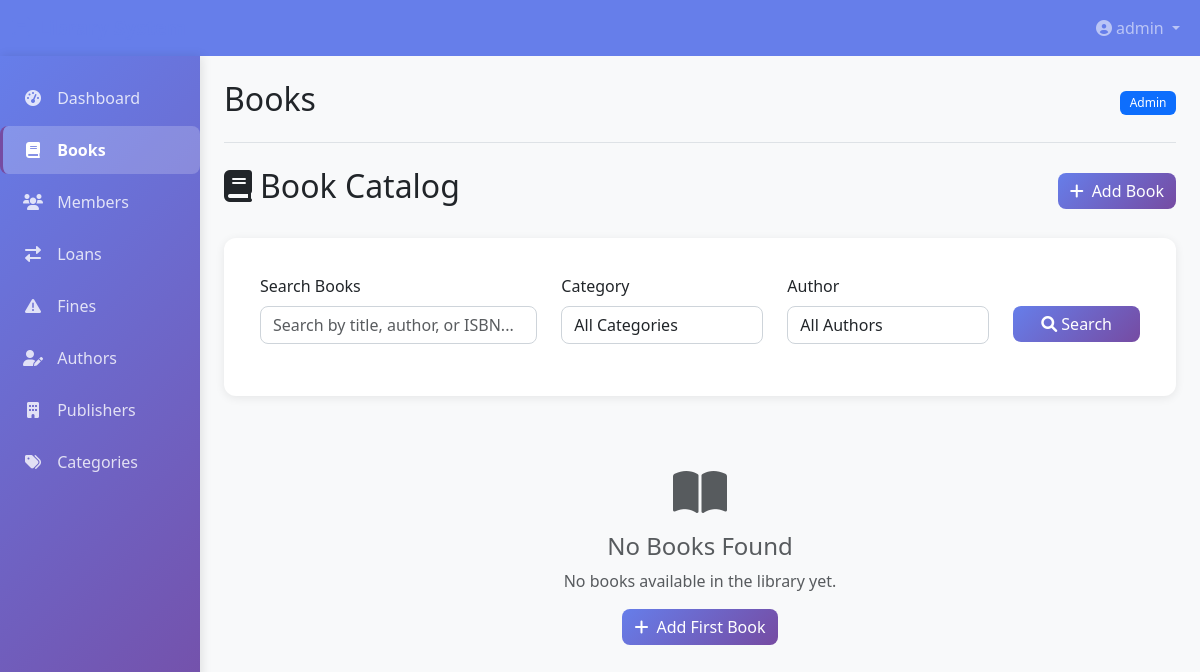
The app's page /books (signed in), older data.
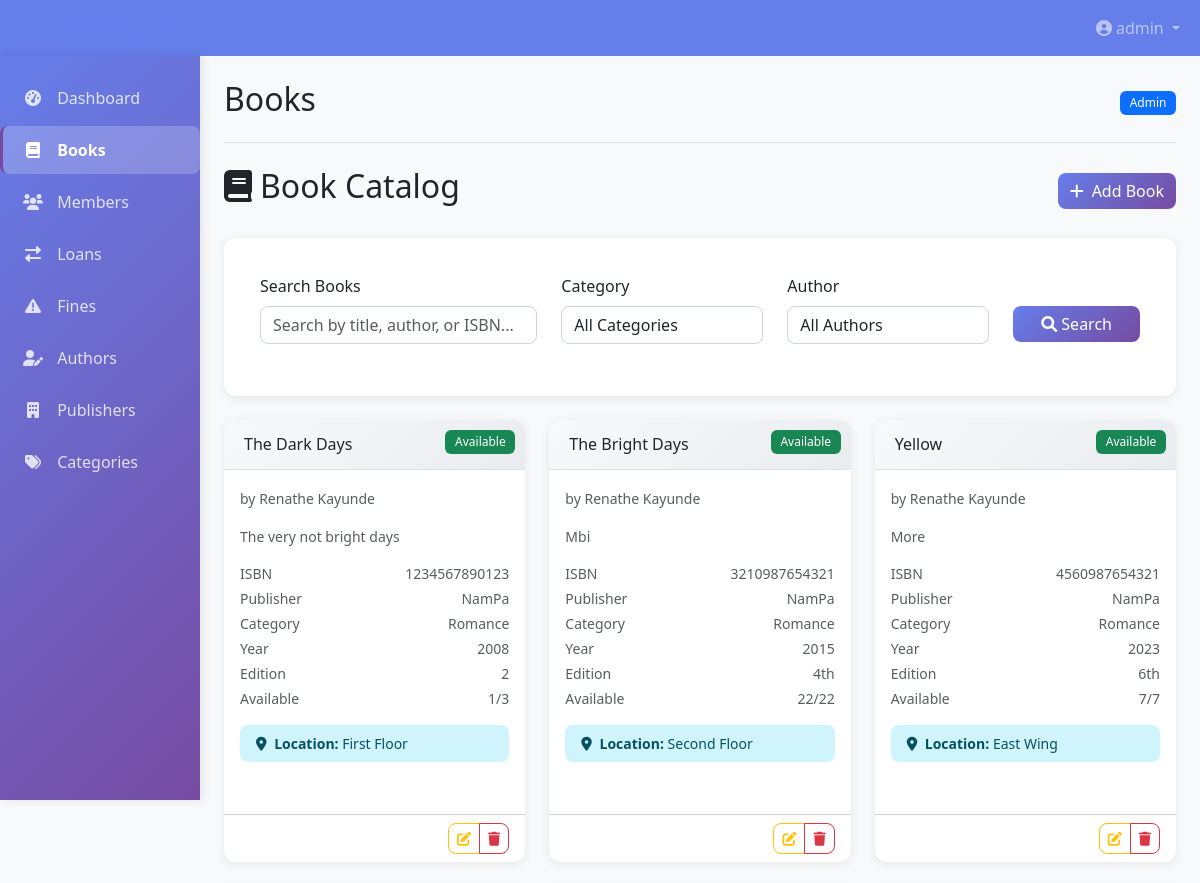
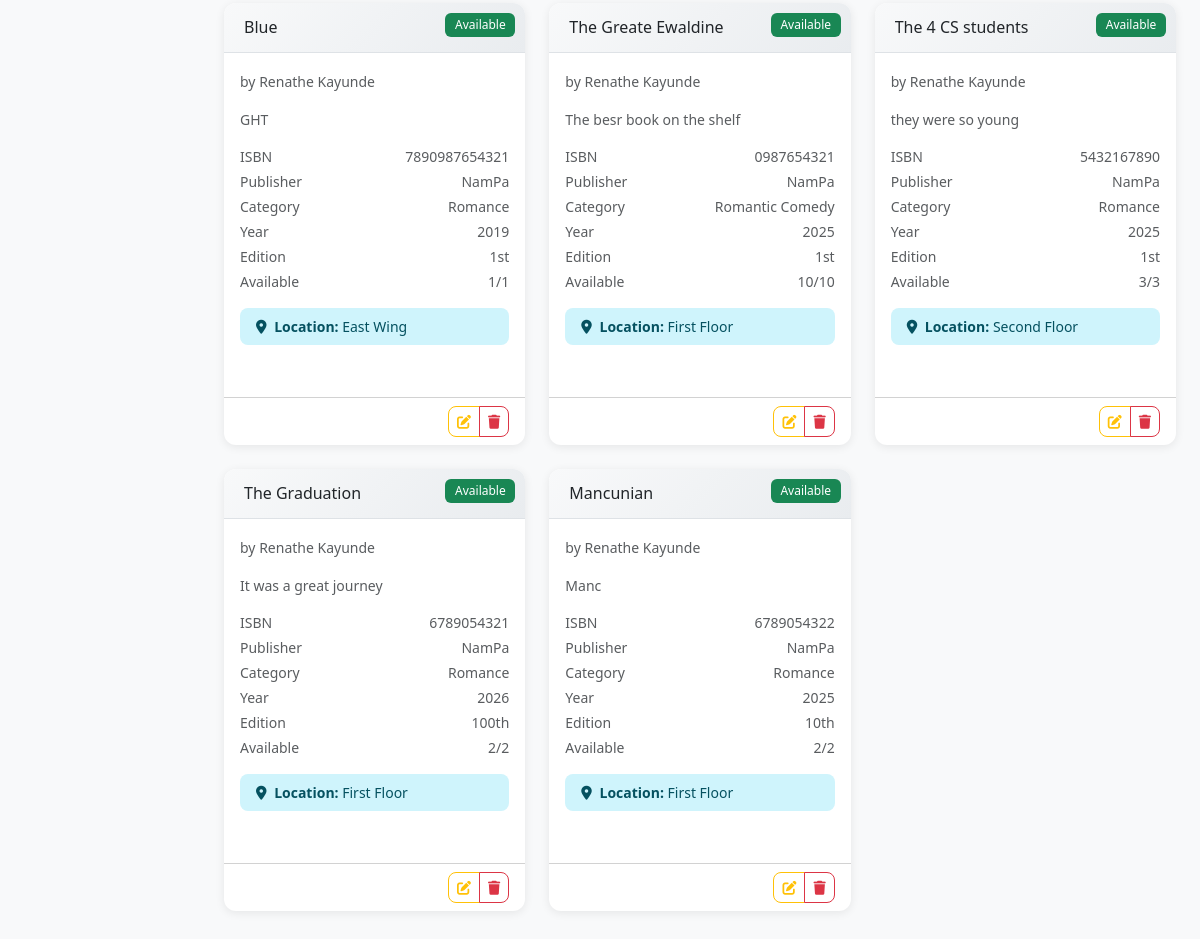
The same page, newer data (2 pictures, top to bottom).
### app.py (models this page shows, shortened)
class User(db.Model, UserMixin):
    id = db.Column(db.Integer, primary_key=True)
    username = db.Column(db.String(50), unique=True, nullable=False)
    password_hash = db.Column(db.String(128), nullable=False)
    role = db.Column(db.String(20), nullable=False, default='member')  # member, librarian, admin
    created_at = db.Column(db.DateTime, default=datetime.utcnow)

class Book(db.Model):
    id = db.Column(db.String(10), primary_key=True)
    isbn = db.Column(db.String(20), unique=True, nullable=False)
    title = db.Column(db.String(300), nullable=False)
    edition = db.Column(db.String(50))
    publication_year = db.Column(db.Integer)
    pages = db.Column(db.Integer)
    language = db.Column(db.String(50), default='English')
    description = db.Column(db.Text)
    cover_image = db.Column(db.String(200))
    author_id = db.Column(db.Integer, db.ForeignKey('author.id'), nullable=False)
    publisher_id = db.Column(db.Integer, db.ForeignKey('publisher.id'), nullable=False)
    category_id = db.Column(db.Integer, db.ForeignKey('category.id'), nullable=False)
    total_copies = db.Column(db.Integer, nullable=False, default=1)
    available_copies = db.Column(db.Integer, nullable=False, default=1)
    location = db.Column(db.String(100))  # Shelf location
    created_at = db.Column(db.DateTime, default=datetime.utcnow)
    updated_at = db.Column(db.DateTime, default=datetime.utcnow, onupdate=datetime.utcnow)
    loans = db.relationship('Loan', backref='book', lazy=True)
    @property
    def is_available(self):
        return self.available_copies > 0
    @property
    def availability_status(self):
        if self.available_copies > 0:
            return 'Available'
        elif self.available_copies == 0:
            return 'Checked Out'
        else:
            return 'Unknown'

class Author(db.Model):
    id = db.Column(db.Integer, primary_key=True)
    name = db.Column(db.String(200), nullable=False)
    biography = db.Column(db.Text)
    birth_date = db.Column(db.Date)
    nationality = db.Column(db.String(100))
    created_at = db.Column(db.DateTime, default=datetime.utcnow)
    books = db.relationship('Book', backref='author', lazy=True)

class Publisher(db.Model):
    id = db.Column(db.Integer, primary_key=True)
    name = db.Column(db.String(200), nullable=False)
    address = db.Column(db.Text)
    phone = db.Column(db.String(20))
    email = db.Column(db.String(120))
    website = db.Column(db.String(200))
    created_at = db.Column(db.DateTime, default=datetime.utcnow)
    books = db.relationship('Book', backref='publisher', lazy=True)

class Category(db.Model):
    id = db.Column(db.Integer, primary_key=True)
    name = db.Column(db.String(100), nullable=False)
    description = db.Column(db.Text)
    parent_id = db.Column(db.Integer, db.ForeignKey('category.id'))
    created_at = db.Column(db.DateTime, default=datetime.utcnow)
    parent = db.relationship('Category', remote_side=[id], backref='subcategories')
    books = db.relationship('Book', backref='category', lazy=True)

### app.py (the view)
@app.route('/books')
@login_required
def books():
    search_query = request.args.get('search', '')
    category_filter = request.args.get('category', '')
    author_filter = request.args.get('author', '')
    query = Book.query.options(joinedload(Book.author), joinedload(Book.publisher), joinedload(Book.category))
    if search_query:
        query = query.filter(Book.title.ilike(f'%{search_query}%'))
    if category_filter:
        query = query.filter(Book.category_id == category_filter)
    if author_filter:
        query = query.filter(Book.author_id == author_filter)
    books = query.all()
    categories = Category.query.all()
    authors = Author.query.all()
    form = BookForm()
    form.author_id.choices = [(a.id, a.name) for a in authors]
    form.publisher_id.choices = [(p.id, p.name) for p in Publisher.query.all()]
    form.category_id.choices = [(c.id, c.name) for c in categories]
    current_year = datetime.now().year  # Add this line
    return render_template('books.html', title='Books', books=books,
                         categories=categories, authors=authors, form=form,
                         search_query=search_query, category_filter=category_filter,
                         author_filter=author_filter, current_year=current_year)  # Add current_year here

### templates/books.html (shortened to what this page needs)
{% extends "base.html" %}
{% block content %}
<div class="d-flex justify-content-between align-items-center mb-4">
    <h2><i class="fas fa-book me-2"></i>Book Catalog</h2>
    {% if current_user.role in ['admin', 'librarian'] %}
    <button class="btn btn-primary" data-bs-toggle="modal" data-bs-target="#addBookModal">
        <i class="fas fa-plus me-2"></i>Add Book
    </button>
    {% endif %}
</div>
<div class="card search-form mb-4">
    <div class="card-body">
        <form method="GET" action="{{ url_for('books') }}">
            <div class="row">
                <div class="col-md-4">
                    <div class="mb-3">
                        <label class="form-label">Search Books</label>
                        <input type="text" class="form-control" name="search" value="{{ search_query }}"
                               placeholder="Search by title, author, or ISBN...">
                    </div>
                </div>
                <div class="col-md-3">
                    <div class="mb-3">
                        <label class="form-label">Category</label>
                        <select class="form-control" name="category">
                            <option value="">All Categories</option>
                        </select>
                    </div>
                </div>
                <div class="col-md-3">
                    <div class="mb-3">
                        <label class="form-label">Author</label>
                        <select class="form-control" name="author">
                            <option value="">All Authors</option>
                        </select>
                    </div>
                </div>
                <div class="col-md-2">
                    <div class="mb-3">
                        <label class="form-label">&nbsp;</label>
                        <button type="submit" class="btn btn-primary w-100">
                            <i class="fas fa-search me-1"></i>Search
                        </button>
                    </div>
                </div>
            </div>
        </form>
    </div>
</div>
<div class="row">
    {% for book in books %}
    <div class="col-md-6 col-lg-4 mb-4">
        <div class="card book-card h-100">
            <div class="card-header position-relative">
                <h6 class="mb-0 text-truncate">{{ book.title }}</h6>
                <span class="availability-badge badge bg-{{ 'success' if book.is_available else 'danger' }}">
                    {{ book.availability_status }}
                </span>
            </div>
            <div class="card-body">
                <div class="mb-3">
                    <small class="text-muted">by {{ book.author.name }}</small>
                </div>
                <p class="card-text small text-muted mb-3">
                    {{ book.description|truncate(120) or 'No description available.' }}
                </p>
                <div class="book-details">
                    <div class="d-flex justify-content-between small text-muted mb-1">
                        <span>ISBN</span>
                        <span>{{ book.isbn }}</span>
                    </div>
                    <div class="d-flex justify-content-between small text-muted mb-1">
                        <span>Publisher</span>
                        <span>{{ book.publisher.name }}</span>
                    </div>
                    <div class="d-flex justify-content-between small text-muted mb-1">
                        <span>Category</span>
                        <span>{{ book.category.name }}</span>
                    </div>
                    <div class="d-flex justify-content-between small text-muted mb-1">
                        <span>Year</span>
                        <span>{{ book.publication_year or 'N/A' }}</span>
                    </div>
                    <div class="d-flex justify-content-between small text-muted mb-1">
                        <span>Edition</span>
                        <span>{{ book.edition or '1st Edition' }}</span>
                    </div>
                    <div class="d-flex justify-content-between small text-muted mb-3">
                        <span>Available</span>
                        <span>{{ book.available_copies }}/{{ book.total_copies }}</span>
                    </div>
                </div>
                {% if book.location %}
                <div class="alert alert-info small py-2 mb-3">
                    <i class="fas fa-map-marker-alt me-1"></i>
                    <strong>Location:</strong> {{ book.location }}
                </div>
                {% endif %}
            </div>
            <div class="card-footer bg-transparent">
                <div class="d-flex justify-content-between align-items-center">
                    <div class="btn-group">
                        {% if current_user.role in ['admin', 'librarian'] %}
                        <button class="btn btn-sm btn-outline-warning edit-book-btn"
                                data-book-id="{{ book.id }}"
                                data-book-isbn="{{ book.isbn }}"
                                data-book-title="{{ book.title }}"
                                data-book-edition="{{ book.edition or '' }}"
                                data-book-publication-year="{{ book.publication_year or '' }}"
                                data-book-pages="{{ book.pages or '' }}"
                                data-book-author-id="{{ book.author_id }}"
                                data-book-publisher-id="{{ book.publisher_id }}"
                                data-book-category-id="{{ book.category_id }}"
                                data-book-description="{{ book.description or '' }}"
                                data-book-total-copies="{{ book.total_copies }}"
                                data-book-location="{{ book.location or '' }}">
                            <i class="fas fa-edit"></i>
                        </button>
                        <button class="btn btn-sm btn-outline-danger delete-book-btn"
                                data-book-id="{{ book.id }}"
                                data-book-title="{{ book.title }}">
                            <i class="fas fa-trash"></i>
                        </button>
                        {% endif %}
                    </div>
                </div>
            </div>
        </div>
    </div>
    {% else %}
    <div class="col-12">
        <div class="text-center py-5">
            <i class="fas fa-book-open fa-3x text-muted mb-3"></i>
            <h4 class="text-muted">No Books Found</h4>
            <p class="text-muted">
                {% if search_query or category_filter or author_filter %}
                Try adjusting your search criteria.
                {% else %}
                No books available in the library yet.
                {% endif %}
            </p>
            {% if current_user.role in ['admin', 'librarian'] %}
            <button class="btn btn-primary" data-bs-toggle="modal" data-bs-target="#addBookModal">
                <i class="fas fa-plus me-2"></i>Add First Book
            </button>
            {% endif %}
        </div>
    </div>
    {% endfor %}
</div>
{% endblock %}

### templates/base.html (shortened to what this page needs)
<!DOCTYPE html>
<html lang="en">
<head>
    <link href="https://cdn.jsdelivr.net/npm/bootstrap@5.3.0-alpha1/dist/css/bootstrap.min.css" rel="stylesheet">
    <link href="https://cdnjs.cloudflare.com/ajax/libs/font-awesome/6.0.0/css/all.min.css" rel="stylesheet">
    <link rel="stylesheet" href="../static/style.css">
</head>
<body>
    <nav class="navbar navbar-expand-lg navbar-dark" style="background-color: var(--primary-color);">
        <div class="container-fluid">
            <a class="navbar-brand" href="{{ url_for('dashboard') }}">
                <i class="fas fa-book me-2"></i>Library System
            </a>
            <div class="collapse navbar-collapse" id="navbarNav">
                <ul class="navbar-nav ms-auto">
                    {% if current_user.is_authenticated %}
                        <li class="nav-item dropdown">
                            <a class="nav-link dropdown-toggle" href="#" id="navbarDropdown" role="button" data-bs-toggle="dropdown">
                                <i class="fas fa-user-circle me-1"></i>{{ current_user.username }}
                            </a>
                        </li>
                    {% endif %}
                </ul>
            </div>
        </div>
    </nav>
    <div class="container-fluid">
        <div class="row">
            {% if current_user.is_authenticated %}
            <div class="col-md-3 col-lg-2 d-md-block sidebar collapse">
                <div class="position-sticky pt-3">
                    <ul class="nav flex-column">
                        <li class="nav-item">
                            <a class="nav-link {% if request.endpoint == 'dashboard' %}active{% endif %}" href="{{ url_for('dashboard') }}">
                                <i class="fas fa-tachometer-alt"></i> Dashboard
                            </a>
                        </li>
                        <li class="nav-item">
                            <a class="nav-link {% if request.endpoint == 'books' %}active{% endif %}" href="{{ url_for('books') }}">
                                <i class="fas fa-book"></i> Books
                            </a>
                        </li>
                        {% if current_user.role in ['admin', 'librarian'] %}
                        <li class="nav-item">
                            <a class="nav-link {% if request.endpoint == 'members' %}active{% endif %}" href="{{ url_for('members') }}">
                                <i class="fas fa-users"></i> Members
                            </a>
                        </li>
                        <li class="nav-item">
                            <a class="nav-link {% if request.endpoint == 'loans' %}active{% endif %}" href="{{ url_for('loans') }}">
                                <i class="fas fa-exchange-alt"></i> Loans
                            </a>
                        </li>
                        <li class="nav-item">
                            <a class="nav-link {% if request.endpoint == 'fines' %}active{% endif %}" href="{{ url_for('fines') }}">
                                <i class="fas fa-exclamation-triangle"></i> Fines
                            </a>
                        </li>
                        {% endif %}
                        {% if current_user.role in ['admin', 'librarian'] %}
                        <li class="nav-item">
                            <a class="nav-link {% if request.endpoint == 'authors' %}active{% endif %}" href="{{ url_for('authors') }}">
                                <i class="fas fa-user-edit"></i> Authors
                            </a>
                        </li>
                        <li class="nav-item">
                            <a class="nav-link {% if request.endpoint == 'publishers' %}active{% endif %}" href="{{ url_for('publishers') }}">
                                <i class="fas fa-building"></i> Publishers
                            </a>
                        </li>
                        <li class="nav-item">
                            <a class="nav-link {% if request.endpoint == 'categories' %}active{% endif %}" href="{{ url_for('categories') }}">
                                <i class="fas fa-tags"></i> Categories
                            </a>
                        </li>
                        {% endif %}
                    </ul>
                </div>
            </div>
            {% endif %}
            <main class="col-md-9 ms-sm-auto col-lg-10 px-md-4 py-4">
                <div class="d-flex justify-content-between flex-wrap flex-md-nowrap align-items-center pb-3 mb-4 border-bottom">
                    <h1 class="h2">{{ title }}</h1>
                    {% if current_user.is_authenticated %}
                    <div class="btn-toolbar mb-2 mb-md-0">
                        <span class="badge bg-primary">{{ current_user.role|title }}</span>
                    </div>
                    {% endif %}
                </div>
                {% block content %}{% endblock %}
            </main>
        </div>
    </div>
</body>
</html>

Row changes from the older to the newer data that the page shows:
added Book: title "The Dark Days", availability_status "Available", author.name "Renathe Kayunde", description "The very not bright days", isbn "1234567890123", publisher.name "NamPa", category.name "Romance", publication_year "2008", edition "2", available_copies "1", total_copies "3", location "First Floor"
added Book: title "The Bright Days", availability_status "Available", author.name "Renathe Kayunde", description "Mbi", isbn "3210987654321", publisher.name "NamPa", category.name "Romance", publication_year "2015", edition "4th", available_copies "22", total_copies "22", location "Second Floor"
added Book: title "Yellow", availability_status "Available", author.name "Renathe Kayunde", description "More", isbn "4560987654321", publisher.name "NamPa", category.name "Romance", publication_year "2023", edition "6th", available_copies "7", total_copies "7", location "East Wing"
added Book: title "Blue", availability_status "Available", author.name "Renathe Kayunde", description "GHT", isbn "7890987654321", publisher.name "NamPa", category.name "Romance", publication_year "2019", edition "1st", available_copies "1", total_copies "1", location "East Wing"
added Book: title "The Greate Ewaldine", availability_status "Available", author.name "Renathe Kayunde", description "The besr book on the shelf", isbn "0987654321", publisher.name "NamPa", category.name "Romantic Comedy", publication_year "2025", edition "1st", available_copies "10", total_copies "10", location "First Floor"
added Book: title "The 4 CS students", availability_status "Available", author.name "Renathe Kayunde", description "they were so young", isbn "5432167890", publisher.name "NamPa", category.name "Romance", publication_year "2025", edition "1st", available_copies "3", total_copies "3", location "Second Floor"
added Book: title "The Graduation", availability_status "Available", author.name "Renathe Kayunde", description "It was a great journey", isbn "6789054321", publisher.name "NamPa", category.name "Romance", publication_year "2026", edition "100th", available_copies "2", total_copies "2", location "First Floor"
added Book: title "Mancunian", availability_status "Available", author.name "Renathe Kayunde", description "Manc", isbn "6789054322", publisher.name "NamPa", category.name "Romance", publication_year "2025", edition "10th", available_copies "2", total_copies "2", location "First Floor"
Text that changed along with them:
text no longer shown: "No Books Found No books available in the library yet. Add First Book"
